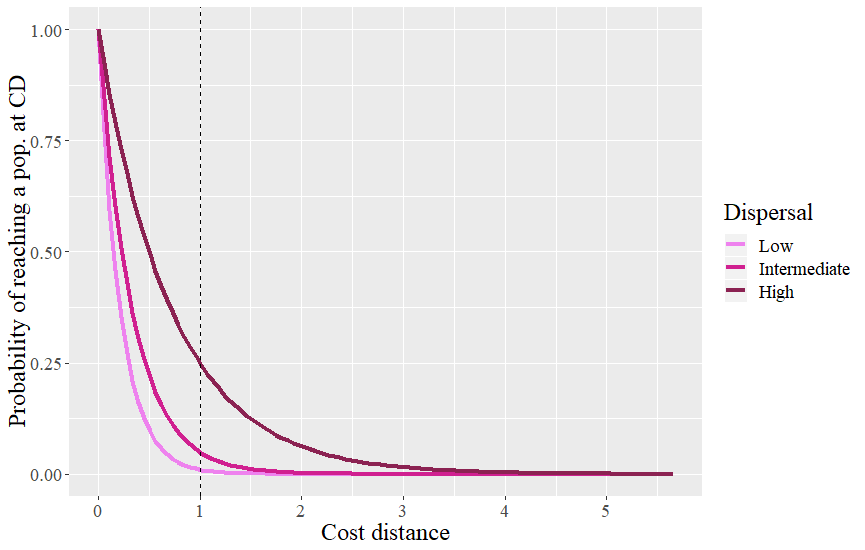

This chart was generated by the following R code:
# Figure 1: rescaled kernels

# 1%
A1 <- 1
B1 <- 2
t <- sqrt(4^2+4^2)
minCD <- 0
scale_min1 <- A1*10^(-B1*t)
scale_max1 <- A1*10^(-B1*minCD)
dist <- 1
prob1 <- (A1*10^(-B1*dist)-scale_min1)/(scale_max1-scale_min1)
prob1

# 5%
A5 <- 1
B5 <- 1.301
t <- sqrt(4^2+4^2)
minCD <- 0
scale_min5 <- A5*10^(-B5*t)
scale_max5 <- A5*10^(-B5*minCD)
dist <- 1
prob5 <- (A5*10^(-B5*dist)-scale_min5)/(scale_max5-scale_min5)
prob5

# 25%
A25 <- 1
B25 <- 0.6015
t <- sqrt(4^2+4^2)
minCD <- 0
scale_min25 <- A25*10^(-B25*t)
scale_max25 <- A25*10^(-B25*minCD)
dist <- 1
prob25 <- (A25*10^(-B25*dist)-scale_min25)/(scale_max25-scale_min25)
prob25

############################################################################################################
x <-seq(0,sqrt(4^2+4^2),0.0001)
y_resc1 <- (A1*10^(-B1*x)-scale_min1)/(scale_max1-scale_min1)
plot(x, y_resc1, xlim = c(0, 4*sqrt(2)), type="l", col="black")

y_resc5 <- (A5*10^(-B5*x)-scale_min5)/(scale_max5-scale_min5)
lines(x, y_resc5, xlim=c(0, 4*sqrt(2)), type="l", col="black")

y_resc25 <- (A25*10^(-B25*x)-scale_min25)/(scale_max25-scale_min25)
lines(x, y_resc25, xlim=c(0, 4*sqrt(2)), type="l", col="black")

abline(v=1, type="d")

# cdcode <- log( (1 * (t - minCD) + minCD) /A ) / (B * log(10))
# cdcode
############################################################################################################
p <- ggplot(data = data.frame(x = 0), mapping = aes(x = x))
fun.1 <- function(x) (A1*10^(-B1*x)-scale_min1)/(scale_max1-scale_min1)
fun.2 <- function(x) (A5*10^(-B5*x)-scale_min5)/(scale_max5-scale_min5)
fun.3 <- function(x) (A25*10^(-B25*x)-scale_min25)/(scale_max25-scale_min25)

p +
  stat_function(fun = fun.1, mapping = aes(color = "fun.1"), size=1.5) +
  stat_function(fun = fun.2, mapping = aes(color = "fun.2"), size=1.5) +
  stat_function(fun = fun.3, mapping = aes(color = "fun.3"), size=1.5) +
  
  scale_x_continuous(limits = c(0, sqrt(4^2+4^2)), breaks=c(0,1,2,3,4,5)) +
  scale_color_manual(name = "Dispersal",
                     values = c("fun.1" = "violet", "fun.2" = "violetred", "fun.3" = "violetred4"),
                     labels = c("Low", "Intermediate", "High")) +
  geom_vline(xintercept = 1, linetype = "dashed") +
  ylab("Probability of reaching a pop. at CD") +
  xlab("Cost distance") +
  theme(text=element_text(size=18,  family="serif"))
